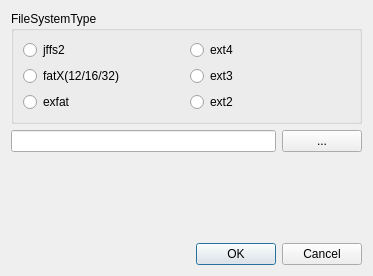
<?xml version="1.0" encoding="UTF-8"?>
<ui version="4.0">
 <class>MainWindow</class>
 <widget class="QDialog" name="MainWindow">
  <property name="geometry">
   <rect>
    <x>0</x>
    <y>0</y>
    <width>373</width>
    <height>276</height>
   </rect>
  </property>
  <property name="windowTitle">
   <string>Dialog</string>
  </property>
  <layout class="QVBoxLayout" name="verticalLayout_2">
   <item>
    <widget class="QGroupBox" name="groupBox">
     <property name="title">
      <string>FileSystemType</string>
     </property>
     <layout class="QHBoxLayout" name="horizontalLayout">
      <item>
       <layout class="QVBoxLayout" name="verticalLayout_3">
        <item>
         <widget class="QRadioButton" name="radioButton_jffs2">
          <property name="text">
           <string>jffs2</string>
          </property>
         </widget>
        </item>
        <item>
         <widget class="QRadioButton" name="radioButton_fat">
          <property name="text">
           <string>fatX(12/16/32)</string>
          </property>
         </widget>
        </item>
        <item>
         <widget class="QRadioButton" name="radioButton_exfat">
          <property name="text">
           <string>exfat</string>
          </property>
         </widget>
        </item>
       </layout>
      </item>
      <item>
       <layout class="QVBoxLayout" name="verticalLayout">
        <item>
         <widget class="QRadioButton" name="radioButton_ext4">
          <property name="text">
           <string>ext4</string>
          </property>
         </widget>
        </item>
        <item>
         <widget class="QRadioButton" name="radioButton_ext3">
          <property name="text">
           <string>ext3</string>
          </property>
         </widget>
        </item>
        <item>
         <widget class="QRadioButton" name="radioButton_ext2">
          <property name="text">
           <string>ext2</string>
          </property>
         </widget>
        </item>
       </layout>
      </item>
     </layout>
    </widget>
   </item>
   <item>
    <layout class="QHBoxLayout" name="horizontalLayout_2">
     <item>
      <widget class="QLineEdit" name="lineEdit"/>
     </item>
     <item>
      <widget class="QPushButton" name="pushButton">
       <property name="text">
        <string>...</string>
       </property>
      </widget>
     </item>
    </layout>
   </item>
   <item>
    <spacer name="verticalSpacer">
     <property name="orientation">
      <enum>Qt::Vertical</enum>
     </property>
     <property name="sizeHint" stdset="0">
      <size>
       <width>20</width>
       <height>40</height>
      </size>
     </property>
    </spacer>
   </item>
   <item>
    <widget class="QDialogButtonBox" name="buttonBox">
     <property name="orientation">
      <enum>Qt::Horizontal</enum>
     </property>
     <property name="standardButtons">
      <set>QDialogButtonBox::Cancel|QDialogButtonBox::Ok</set>
     </property>
    </widget>
   </item>
  </layout>
 </widget>
 <resources/>
 <connections/>
</ui>
